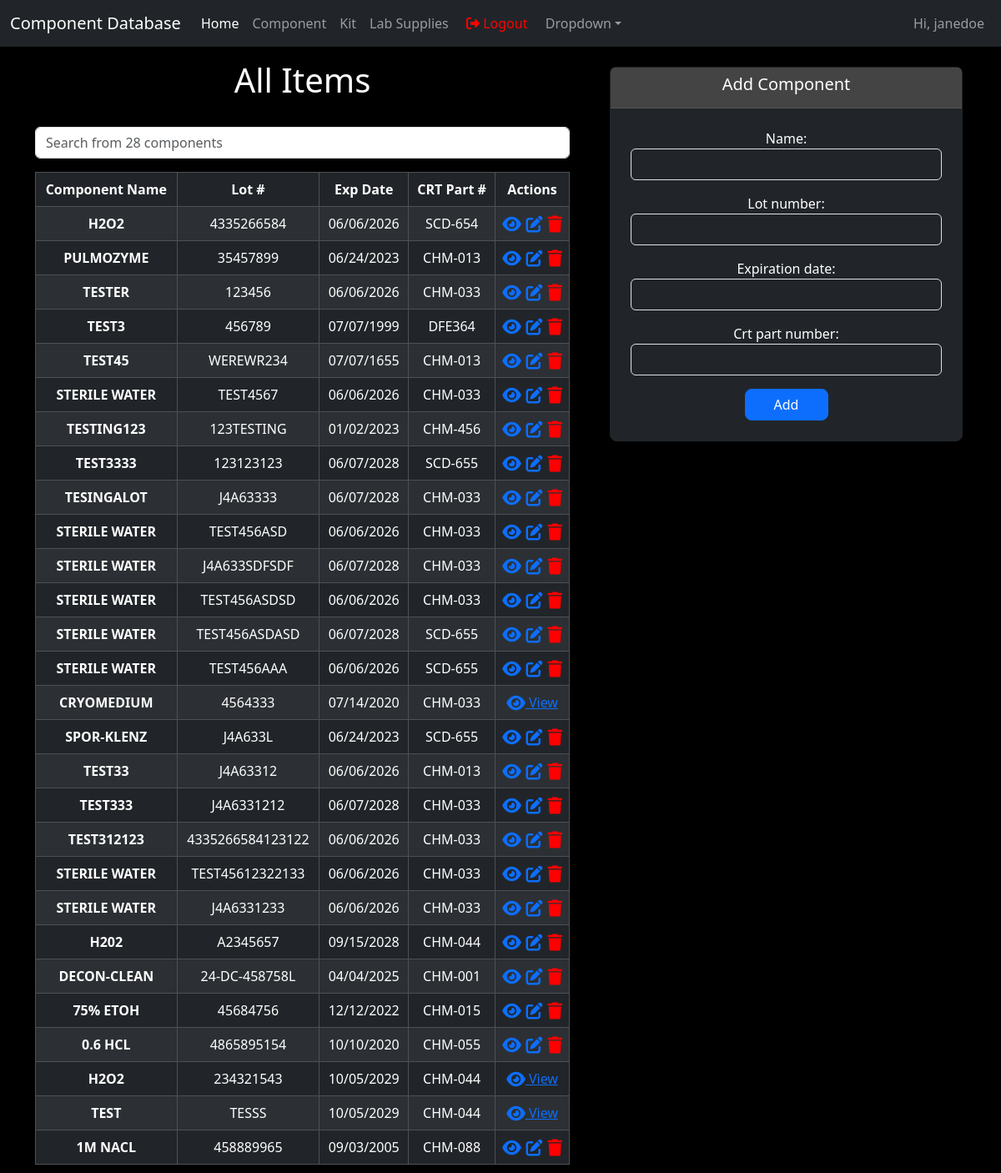
Screenshot of / (signed in) with the database file from the repository.
### resume/models.py (models this page shows, shortened)
class Component(models.Model):
    user = models.ForeignKey(User, on_delete=models.CASCADE)
    name = models.CharField(max_length=200)
    lot_number = models.CharField(max_length=200, unique=True)
    expiration_date = models.DateField()
    crt_part_number = models.CharField(max_length=200)
    date_added = models.DateTimeField(default=timezone.now)

### resume/views.py (the view)
# urls.py: path("", views.Index.as_view(), name="index"),
class Index(ListView):
    model = Component
    template_name = 'index.html'
    context_object_name = 'component_list'
    def get_queryset(self):
        return Component.objects.all().order_by('-date_added')
    def get_context_data(self, **kwargs):
        context = super().get_context_data(**kwargs)
        context['component_list'] = Component.objects.all()
        context['form'] = PostForm()
        context['current_date'] = timezone.now().strftime('%m/%d/%Y')
        context['component_count'] = Component.objects.count()
        return context

### resume/forms.py
class PostForm(forms.ModelForm):
    class Meta:
        model = Component
        fields = ('name', 'lot_number', 'expiration_date', 'crt_part_number')
        widgets = {
            'name': forms.TextInput(attrs={'class': 'form-control bg-dark text-light'}),
            'lot_number': forms.TextInput(attrs={'class': 'form-control bg-dark text-light'}),
            'expiration_date': forms.DateInput(attrs={'class': 'form-control bg-dark text-light'}),
            'crt_part_number': forms.TextInput(attrs={'class': 'form-control bg-dark text-light'}),
        }
    def __init__(self, *args, **kwargs):
        super(PostForm, self).__init__(*args, **kwargs)
        choices = Component.objects.all().values_list('name', 'name')
        choice_list = [(choice[0], choice[1]) for choice in choices]
        self.fields['name'].widget.choices = choice_list

### resume/templates/index.html (shortened to what this page needs)
{% extends 'base.html' %}
{% load static %}
{% block body %}
<div class="container text-center">
    <div class="row">
        <div class="col-7">
            <h1 class="text-light p-3" id="heading">All Items</h1>
            <input id="search-input" type="text" class="form-control mt-3 mb-3" placeholder="Search from {{component_count}} components">
            <div class="table-responsive">
                <table class="table table-striped table-bordered table-hover table-dark">
                    <thead class="table-header-custom">
                        <tr>
                            <th scope="col">Component Name</th>
                            <th scope="col">Lot #</th>
                            <th scope="col">Exp Date</th>
                            <th scope="col">CRT Part #</th>
                            <th scope="col">Actions</th>
                        </tr>
                    </thead>
                    <tbody id="components-table-body">
                        {% include 'components_table.html' %}
                    </tbody>
                </table>
            </div>
        </div>
        <div class="col-5">
            <div class="card bg-dark text-light border-dark mt-4 mb-4 me-1 ms-4 rounded-3">
                <div class="card-header">
                    <h5 class="card-title">Add Component</h5>
                </div>
                <div class="card-body">
                    {% if user.is_authenticated %}
                        <form method="post" enctype="multipart/form-data" action="{% url 'add_component' %}">
                            {{ form.as_p }}
                            <button type="submit" class="btn btn-primary rounded-3">Add</button>
                        </form>
                    {% else %}
                        <p>You must be logged in to add a component.</p>
                        <a href="{% url 'auth' %}" class="btn btn-primary rounded-3">Sign In</a>
                    {% endif %}
                </div>
            </div>
        </div>
    </div>
</div>
{% endblock %}

### resume/templates/navbar.html (shortened to what this page needs)
<nav class="navbar navbar-expand-lg bg-dark" data-bs-theme="dark">
  <div class="container-fluid">
    <a class="navbar-brand" href="{% url 'index' %}">Component Database</a>
    <div class="collapse navbar-collapse" id="navbarColor02">
      <ul class="navbar-nav me-auto">
        <li class="nav-item">
          <a class="nav-link active" href="{% url 'index' %}">Home
          </a>
        </li>
        <li class="nav-item">
          <a class="nav-link" href="#">Component</a>
        </li>
        <li class="nav-item">
          <a class="nav-link" href="#">Kit</a>
        </li>
        <li class="nav-item">
          <a class="nav-link" href="#">Lab Supplies</a>
        </li>
        {% if user.is_authenticated %}
          <li class="nav-item">
            <form method="post" action="{% url 'logout' %}">
                <button type="submit" class="btn btn-link nav-link custom-red">
                    <i class="fa-solid fa-right-from-bracket"></i>
                    Logout
                </button>
            </form>
        </li>
        {% else %}
        <li class="nav-item">
          <a class="nav-link" href="{% url 'auth' %}">Sign In</a>
        </li>
        {% endif %}
        <li class="nav-item dropdown">
          <a class="nav-link dropdown-toggle" data-bs-toggle="dropdown" href="#" role="button" aria-haspopup="true" aria-expanded="false">Dropdown</a>
        </li>
      </ul>
      {% if not is_login_page %}
        <ul class="navbar-nav">
          <li class="nav-item">
            {% if user.is_authenticated %}
                <span class="nav-link">Hi, {{ user.username }}</span>
            {% else %}
                <span class="nav-link">Hi, Guest! Want to <a href="{% url 'auth' %}" class="text-light">Login</a>?</span>
            {% endif %}
          </li>
        </ul>
        {% endif %}
    </div>
  </div>
</nav>

### resume/templates/components_table.html
{% block body %}
{% for component in component_list %}
    <tr class="table-dark">
        <th scope="row">{{ component.name | upper }}</th>
        <td>{{ component.lot_number | upper }}</td>
        <td class="{% if component.expiration_date|date:'Y-m-d' < current_date %}text-danger{% endif %}">
            {{ component.expiration_date | date:"m/d/Y" }}
        </td>
        <td>{{ component.crt_part_number | upper }}</td>
        <td>
            {% if user.is_authenticated and user.id == component.user.id %}
                <div class="d-flex gap-1 justify-content-between">
                    <a href="{% url 'component_detail' component.id %}" class="view-component" data-bs-toggle="modal" data-bs-target="#componentModal" data-name="{{ component.name }}" data-lot="{{ component.lot_number }}" data-exp="{{ component.expiration_date }}" data-part="{{ component.crt_part_number }}">
                        <i class="fa-solid fa-eye fa-lg"></i>
                    </a>
                    <a href="{% url 'edit_component' component.id %}" class="">
                        <i class="fa-solid fa-edit fa-lg"></i>
                    </a>
                    <a href="{% url 'delete_component' component.id %}">
                        <i class="fa-solid fa-trash fa-lg" style="color: red;"></i>
                    </a>
                </div>
            {% else %}
                <div class="d-flex justify-content-center">
                    <a href="{% url 'component_detail' component.id %}" class="view-component" data-bs-toggle="modal" data-bs-target="#componentModal" data-name="{{ component.name }}" data-lot="{{ component.lot_number }}" data-exp="{{ component.expiration_date }}" data-part="{{ component.crt_part_number }}">
                        <i class="fa-solid fa-eye fa-lg"></i> View
                    </a>
                </div>
            {% endif %}
        </td>
    </tr>
{% endfor %}
{% endblock %}

### static/css/styles.css (style rules this page uses)
.table-responsive { max-height: 1200px; overflow-y: auto; }
h1 { color: #e9e9e9; }
.table-header-custom { background-color: black; }
.custom-red { color: red; }
.text-light { color: #ffffff !important; }
.card-header { background-color: #444; border-bottom: 1px solid #555; }
.card-body { padding: 1.5rem; }
.btn { min-width: 100px; }
h1, .card-title { color: #fff; }
h1 { margin-bottom: 1rem; }
#heading { color: #ffffff; }

### rows the page displays
Component: name "H2O2", lot_number "4335266584", expiration_date "06/06/2026", crt_part_number "SCD-654"
Component: name "PULMOZYME", lot_number "35457899", expiration_date "06/24/2023", crt_part_number "CHM-013"
Component: name "TESTER", lot_number "123456", expiration_date "06/06/2026", crt_part_number "CHM-033"
Component: name "TEST3", lot_number "456789", expiration_date "07/07/1999", crt_part_number "DFE364"
Component: name "TEST45", lot_number "WEREWR234", expiration_date "07/07/1655", crt_part_number "CHM-013"
Component: name "STERILE WATER", lot_number "TEST4567", expiration_date "06/06/2026", crt_part_number "CHM-033"
Component: name "TESTING123", lot_number "123TESTING", expiration_date "01/02/2023", crt_part_number "CHM-456"
Component: name "TEST3333", lot_number "123123123", expiration_date "06/07/2028", crt_part_number "SCD-655"
Component: name "TESINGALOT", lot_number "J4A63333", expiration_date "06/07/2028", crt_part_number "CHM-033"
Component: name "STERILE WATER", lot_number "TEST456ASD", expiration_date "06/06/2026", crt_part_number "CHM-033"
Component: name "STERILE WATER", lot_number "J4A633SDFSDF", expiration_date "06/07/2028", crt_part_number "CHM-033"
Component: name "STERILE WATER", lot_number "TEST456ASDSD", expiration_date "06/06/2026", crt_part_number "CHM-033"
Component: name "STERILE WATER", lot_number "TEST456ASDASD", expiration_date "06/07/2028", crt_part_number "SCD-655"
Component: name "STERILE WATER", lot_number "TEST456AAA", expiration_date "06/06/2026", crt_part_number "SCD-655"
Component: name "CRYOMEDIUM", lot_number "4564333", expiration_date "07/14/2020", crt_part_number "CHM-033"
Component: name "SPOR-KLENZ", lot_number "J4A633L", expiration_date "06/24/2023", crt_part_number "SCD-655"
Component: name "TEST33", lot_number "J4A63312", expiration_date "06/06/2026", crt_part_number "CHM-013"
Component: name "TEST333", lot_number "J4A6331212", expiration_date "06/07/2028", crt_part_number "CHM-033"
Component: name "TEST312123", lot_number "4335266584123122", expiration_date "06/06/2026", crt_part_number "CHM-033"
Component: name "STERILE WATER", lot_number "TEST45612322133", expiration_date "06/06/2026", crt_part_number "CHM-033"
Component: name "STERILE WATER", lot_number "J4A6331233", expiration_date "06/06/2026", crt_part_number "CHM-033"
Component: name "H202", lot_number "A2345657", expiration_date "09/15/2028", crt_part_number "CHM-044"
Component: name "DECON-CLEAN", lot_number "24-DC-458758L", expiration_date "04/04/2025", crt_part_number "CHM-001"
Component: name "75% ETOH", lot_number "45684756", expiration_date "12/12/2022", crt_part_number "CHM-015"
Component: name "0.6 HCL", lot_number "4865895154", expiration_date "10/10/2020", crt_part_number "CHM-055"
Component: name "H2O2", lot_number "234321543", expiration_date "10/05/2029", crt_part_number "CHM-044"
Component: name "TEST", lot_number "TESSS", expiration_date "10/05/2029", crt_part_number "CHM-044"
Component: name "1M NACL", lot_number "458889965", expiration_date "09/03/2005", crt_part_number "CHM-088"

### other values shown
{{ user.username }} "janedoe"
